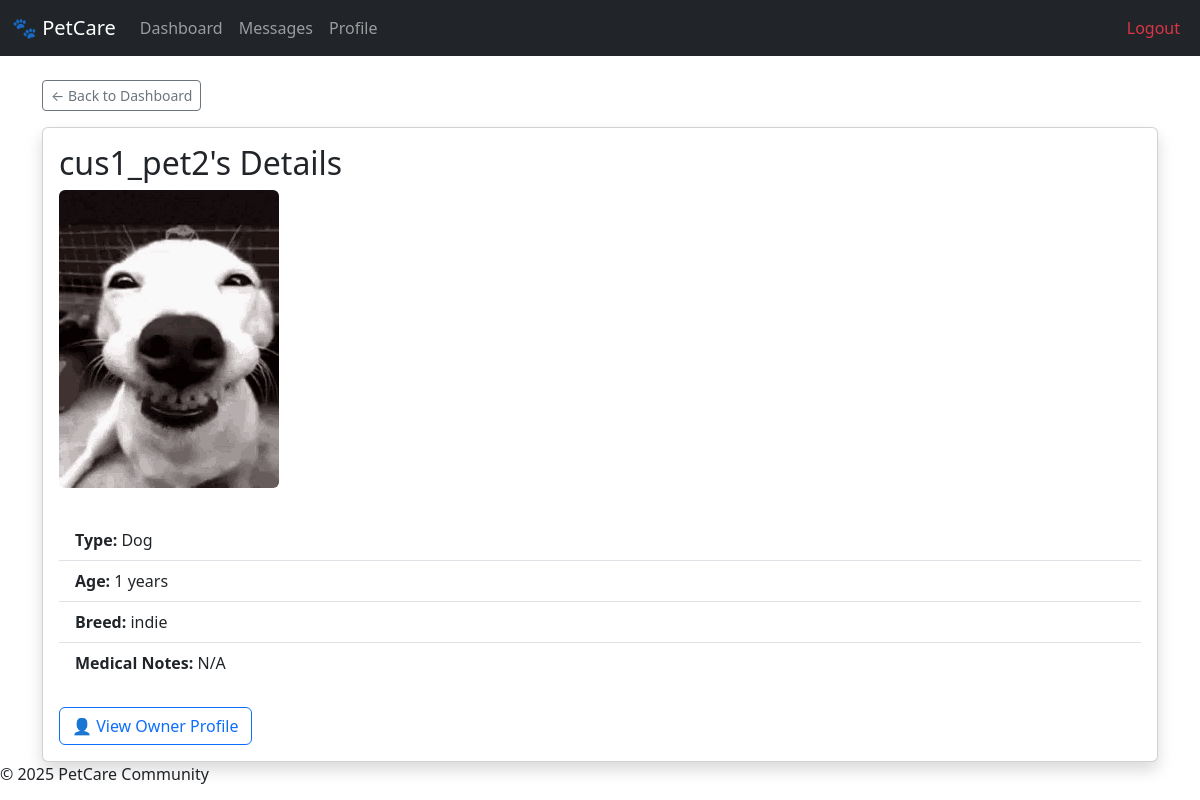
Screenshot of /pets/pet/4/ (signed in) with the database file from the repository.
### pets/models.py (models this page shows, shortened)
class Pet(models.Model):
    owner = models.ForeignKey(User, on_delete=models.CASCADE, related_name='pets')
    name = models.CharField(max_length=100)
    type = models.CharField(max_length=50)  # e.g., Dog, Cat
    breed = models.CharField(max_length=100, blank=True)
    age = models.PositiveIntegerField()
    description = models.TextField(blank=True)
    photo = models.ImageField(upload_to='pets/', blank=True, null=True)

### pets/views.py (the view)
# urls.py: path('pet/<int:pet_id>/', views.pet_detail, name='pet_detail'),
def pet_detail(request, pet_id):
    pet = get_object_or_404(Pet, id=pet_id)
    return render(request, 'pets/pet_detail.html', {'pet': pet})

### pets/templates/pets/pet_detail.html
{% extends "base.html" %}
{% block content %}
<div class="container mt-4">
  <a href="{% url 'dashboard' %}" class="btn btn-sm btn-outline-secondary mb-3">← Back to Dashboard</a>
  <div class="card shadow">
    <div class="card-body">
      <h2 class="card-title">{{ pet.name }}'s Details</h2>
      {% if pet.photo %}
    <img src="{{ pet.photo.url }}" alt="{{ pet.name }}" class="img-fluid rounded mb-3" style="max-height: 300px;">
      {% else %}
    <p><em>No photo uploaded for this pet.</em></p>
      {% endif %}
      <ul class="list-group list-group-flush mt-3">
        <li class="list-group-item"><strong>Type:</strong> {{ pet.type }}</li>
        <li class="list-group-item"><strong>Age:</strong> {{ pet.age }} years</li>
        <li class="list-group-item"><strong>Breed:</strong> {{ pet.breed }}</li>
        <li class="list-group-item"><strong>Medical Notes:</strong> {{ pet.medical_notes|default:"N/A" }}</li>
      </ul>
      <div class="mt-4">
        <a href="{% url 'public_profile' user_id=pet.owner.id %}" class="btn btn-outline-primary">
          👤 View Owner Profile
        </a>
      </div>
    </div>
  </div>
</div>
{% endblock %}

### rows the page displays
Pet: name "cus1_pet2", photo (picture), type "Dog", age "1", breed "indie"

### other values shown
{{ pet.medical_notes|default:"N/A" }} "N/A"
